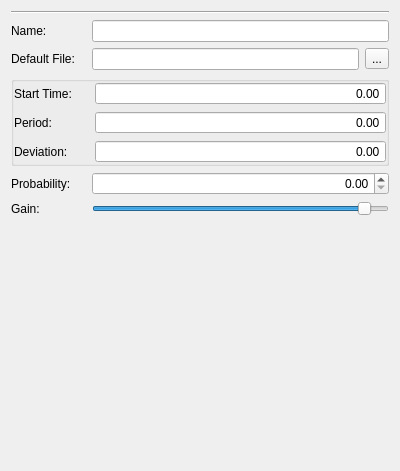
<?xml version="1.0" encoding="UTF-8"?>
<ui version="4.0">
 <class>PGTAPropertiesView</class>
 <widget class="QWidget" name="PGTAPropertiesView">
  <property name="geometry">
   <rect>
    <x>0</x>
    <y>0</y>
    <width>400</width>
    <height>471</height>
   </rect>
  </property>
  <property name="sizePolicy">
   <sizepolicy hsizetype="Expanding" vsizetype="Expanding">
    <horstretch>0</horstretch>
    <verstretch>0</verstretch>
   </sizepolicy>
  </property>
  <property name="windowTitle">
   <string>Form</string>
  </property>
  <layout class="QVBoxLayout" name="verticalLayout_3">
   <item>
    <widget class="Line" name="line">
     <property name="orientation">
      <enum>Qt::Horizontal</enum>
     </property>
    </widget>
   </item>
   <item>
    <layout class="QVBoxLayout" name="verticalLayout_2">
     <item>
      <layout class="QHBoxLayout" name="horizontalLayout_3">
       <item>
        <widget class="QLabel" name="LabelName">
         <property name="minimumSize">
          <size>
           <width>75</width>
           <height>0</height>
          </size>
         </property>
         <property name="text">
          <string>Name:</string>
         </property>
        </widget>
       </item>
       <item>
        <widget class="QLineEdit" name="EditName"/>
       </item>
      </layout>
     </item>
     <item>
      <widget class="QWidget" name="SampleProperties" native="true">
       <layout class="QVBoxLayout" name="verticalLayout">
        <property name="leftMargin">
         <number>0</number>
        </property>
        <property name="topMargin">
         <number>0</number>
        </property>
        <property name="rightMargin">
         <number>0</number>
        </property>
        <property name="bottomMargin">
         <number>0</number>
        </property>
        <item>
         <layout class="QHBoxLayout" name="horizontalLayout_7">
          <item>
           <widget class="QLabel" name="LabelDefaultFile">
            <property name="minimumSize">
             <size>
              <width>75</width>
              <height>0</height>
             </size>
            </property>
            <property name="text">
             <string>Default File:</string>
            </property>
           </widget>
          </item>
          <item>
           <widget class="QLineEdit" name="EditDefaultFile"/>
          </item>
          <item>
           <widget class="QToolButton" name="Browse">
            <property name="text">
             <string>...</string>
            </property>
           </widget>
          </item>
         </layout>
        </item>
        <item>
         <widget class="QGroupBox" name="groupBox">
          <property name="title">
           <string/>
          </property>
          <layout class="QVBoxLayout" name="verticalLayout_4">
           <property name="leftMargin">
            <number>0</number>
           </property>
           <property name="topMargin">
            <number>0</number>
           </property>
           <property name="rightMargin">
            <number>0</number>
           </property>
           <property name="bottomMargin">
            <number>0</number>
           </property>
           <item>
            <layout class="QHBoxLayout" name="horizontalLayout_6">
             <item>
              <widget class="QLabel" name="LabelStartTime">
               <property name="minimumSize">
                <size>
                 <width>75</width>
                 <height>0</height>
                </size>
               </property>
               <property name="text">
                <string>Start Time:</string>
               </property>
              </widget>
             </item>
             <item>
              <widget class="QDoubleSpinBox" name="EditStartTime">
               <property name="sizePolicy">
                <sizepolicy hsizetype="Expanding" vsizetype="Fixed">
                 <horstretch>0</horstretch>
                 <verstretch>0</verstretch>
                </sizepolicy>
               </property>
               <property name="alignment">
                <set>Qt::AlignRight|Qt::AlignTrailing|Qt::AlignVCenter</set>
               </property>
               <property name="buttonSymbols">
                <enum>QAbstractSpinBox::NoButtons</enum>
               </property>
               <property name="maximum">
                <double>100.000000000000000</double>
               </property>
              </widget>
             </item>
            </layout>
           </item>
           <item>
            <layout class="QHBoxLayout" name="horizontalLayout_8">
             <item>
              <widget class="QLabel" name="LabelPeriod">
               <property name="minimumSize">
                <size>
                 <width>75</width>
                 <height>0</height>
                </size>
               </property>
               <property name="text">
                <string>Period:</string>
               </property>
              </widget>
             </item>
             <item>
              <widget class="QDoubleSpinBox" name="EditPeriod">
               <property name="sizePolicy">
                <sizepolicy hsizetype="Expanding" vsizetype="Fixed">
                 <horstretch>0</horstretch>
                 <verstretch>0</verstretch>
                </sizepolicy>
               </property>
               <property name="alignment">
                <set>Qt::AlignRight|Qt::AlignTrailing|Qt::AlignVCenter</set>
               </property>
               <property name="buttonSymbols">
                <enum>QAbstractSpinBox::NoButtons</enum>
               </property>
              </widget>
             </item>
            </layout>
           </item>
           <item>
            <layout class="QHBoxLayout" name="horizontalLayout_4">
             <item>
              <widget class="QLabel" name="LabelDeviation">
               <property name="minimumSize">
                <size>
                 <width>75</width>
                 <height>0</height>
                </size>
               </property>
               <property name="text">
                <string>Deviation:</string>
               </property>
              </widget>
             </item>
             <item>
              <widget class="QDoubleSpinBox" name="EditDeviation">
               <property name="sizePolicy">
                <sizepolicy hsizetype="Expanding" vsizetype="Fixed">
                 <horstretch>0</horstretch>
                 <verstretch>0</verstretch>
                </sizepolicy>
               </property>
               <property name="alignment">
                <set>Qt::AlignRight|Qt::AlignTrailing|Qt::AlignVCenter</set>
               </property>
               <property name="buttonSymbols">
                <enum>QAbstractSpinBox::NoButtons</enum>
               </property>
              </widget>
             </item>
            </layout>
           </item>
          </layout>
         </widget>
        </item>
        <item>
         <layout class="QHBoxLayout" name="horizontalLayout_2">
          <item>
           <widget class="QLabel" name="LabelProbability">
            <property name="minimumSize">
             <size>
              <width>75</width>
              <height>0</height>
             </size>
            </property>
            <property name="text">
             <string>Probability:</string>
            </property>
           </widget>
          </item>
          <item>
           <widget class="QDoubleSpinBox" name="EditProbability">
            <property name="sizePolicy">
             <sizepolicy hsizetype="Expanding" vsizetype="Fixed">
              <horstretch>0</horstretch>
              <verstretch>0</verstretch>
             </sizepolicy>
            </property>
            <property name="styleSheet">
             <string notr="true"/>
            </property>
            <property name="alignment">
             <set>Qt::AlignRight|Qt::AlignTrailing|Qt::AlignVCenter</set>
            </property>
            <property name="maximum">
             <double>1.000000000000000</double>
            </property>
            <property name="singleStep">
             <double>0.100000000000000</double>
            </property>
           </widget>
          </item>
         </layout>
        </item>
        <item>
         <layout class="QHBoxLayout" name="horizontalLayout">
          <item>
           <widget class="QLabel" name="LabelGain">
            <property name="minimumSize">
             <size>
              <width>75</width>
              <height>0</height>
             </size>
            </property>
            <property name="text">
             <string>Gain:</string>
            </property>
           </widget>
          </item>
          <item>
           <widget class="QSlider" name="EditGain">
            <property name="focusPolicy">
             <enum>Qt::StrongFocus</enum>
            </property>
            <property name="minimum">
             <number>-950</number>
            </property>
            <property name="maximum">
             <number>60</number>
            </property>
            <property name="singleStep">
             <number>1</number>
            </property>
            <property name="orientation">
             <enum>Qt::Horizontal</enum>
            </property>
           </widget>
          </item>
         </layout>
        </item>
       </layout>
      </widget>
     </item>
     <item>
      <spacer name="verticalSpacer">
       <property name="orientation">
        <enum>Qt::Vertical</enum>
       </property>
       <property name="sizeHint" stdset="0">
        <size>
         <width>20</width>
         <height>40</height>
        </size>
       </property>
      </spacer>
     </item>
    </layout>
   </item>
  </layout>
 </widget>
 <resources/>
 <connections/>
</ui>
